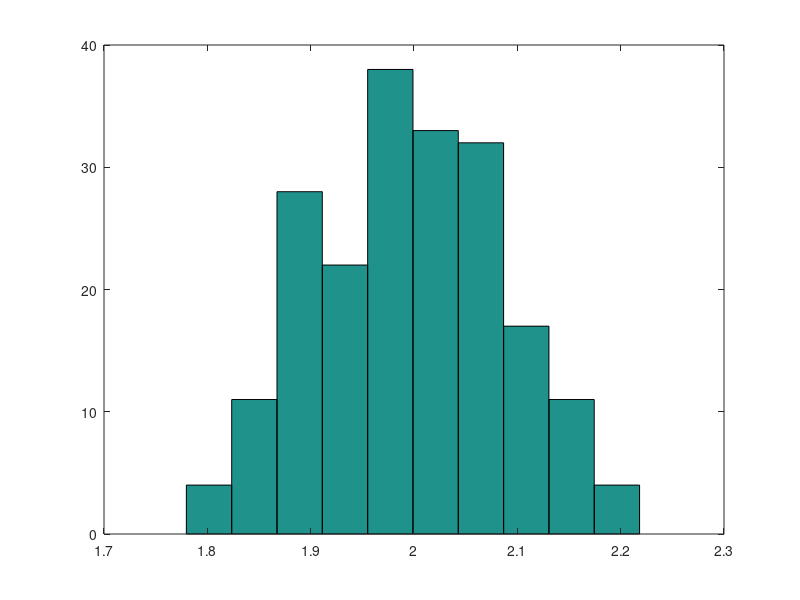

MATLAB code to generate this figure:
z = [ 
1.9567
1.8334
2.0125
2.0287
1.8853
2.1190
2.1189
1.9962
2.0327
2.0174
1.9813
2.0725
1.9411
2.2183
1.9863
2.0113
2.1066
2.0059
1.9904
1.9167
2.0294
1.8663
2.0714
2.1623
1.9308
2.0857
2.1254
1.8406
1.8559
2.0571
1.9600
2.0689
2.0815
2.0711
2.1290
2.0668
2.1190
1.8797
1.9980
1.9843
1.8395
2.0257
1.8943
2.1415
1.9194
2.0528
2.0219
1.9078
1.7829
1.9940
1.8989
2.0614
2.0507
2.1692
2.0591
1.9356
2.0380
1.8990
1.9980
1.9951
2.0000
1.9682
2.1095
1.8126
2.0428
2.0895
2.0730
2.0577
2.0040
2.0677
2.0568
1.9744
1.9622
1.9704
1.8524
1.9765
2.0118
2.0314
2.1443
1.9649
2.0623
2.0799
2.0940
1.9007
2.0212
2.0237
1.8992
1.9257
2.1082
1.9868
2.0389
2.0087
1.9364
1.9440
2.0443
1.9050
2.0781
2.0568
1.9178
1.9734
1.8812
1.7797
2.0986
1.9481
2.0327
2.0234
2.0021
1.8996
1.9052
1.9625
1.8814
1.8944
2.1472
2.0055
1.8782
1.9958
1.8871
1.8650
1.9738
2.0953
2.0128
2.0656
1.8832
1.9539
1.9737
1.8786
1.8680
2.0931
2.0011
1.9354
2.0805
2.0231
1.9010
2.1339
2.0289
2.1478
2.1138
1.9315
1.8708
1.9927
1.9669
1.9156
2.0497
2.1488
1.9453
1.9153
1.9753
2.0663
1.9145
1.8798
1.9880
1.9934
2.0485
1.9404
1.9850
1.9565
1.9920
2.1535
1.9393
1.8652
2.0469
1.9096
2.0035
1.9372
2.0535
2.0552
1.9796
1.7945
2.0132
2.1592
2.1018
1.8419
1.9921
1.9318
1.8975
1.8765
2.0288
1.9570
2.0055
1.9632
1.9535
2.0370
2.0728
2.2112
1.8642
1.8977
2.1037
1.9610
1.8618
2.0315
2.1553
2.0707
2.1957
2.0504
2.1864
1.9660
1.8860
1.9788
2.1190
1.8883
]

printf("mediana:")
median(z)
printf("desvio standard:")
std(z)
printf("varianza")
var(z)
printf("media:")
mean(z)
hist(z, 10, max(size(z)))
